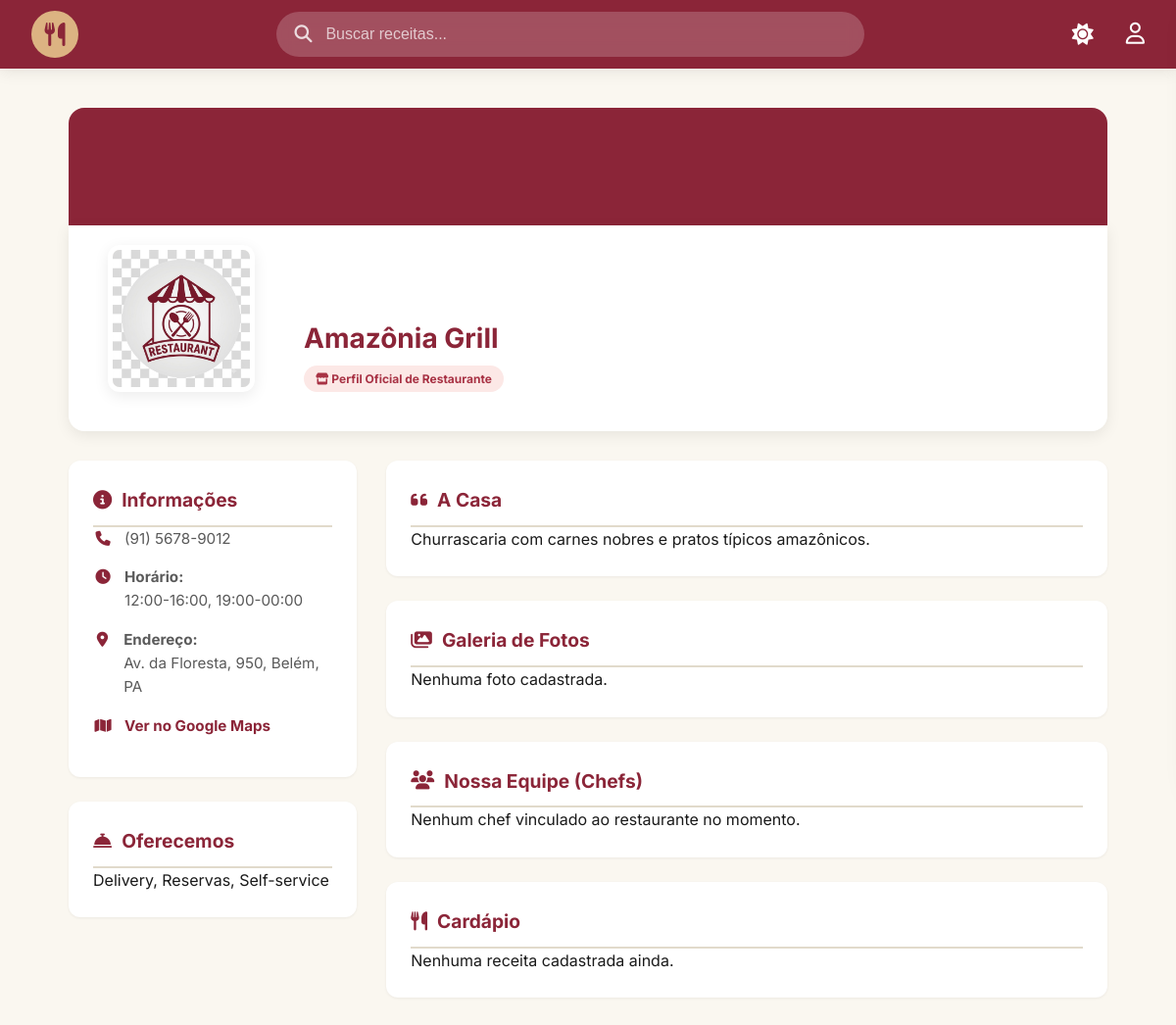
/views/restaurant_profile.php?id=9, run on the app's committed database.
### tables this page shows
CREATE TABLE restaurants (
    id INT AUTO_INCREMENT PRIMARY KEY,
    name VARCHAR(150) NOT NULL,
    email VARCHAR(150) UNIQUE NOT NULL,
    password VARCHAR(255) NOT NULL,
    phone VARCHAR(20),
    address TEXT,
    location_map_link VARCHAR(500),
    description TEXT,
    photo VARCHAR(255) DEFAULT 'default_restaurant.png',
    opening_hours VARCHAR(255),
    services_offered TEXT,
    menu_description TEXT,



    is_active BOOLEAN DEFAULT TRUE,
    created_at TIMESTAMP DEFAULT CURRENT_TIMESTAMP,
    updated_at TIMESTAMP DEFAULT CURRENT_TIMESTAMP ON UPDATE CURRENT_TIMESTAMP,
    deleted_at DATETIME
);

### config/database.php (called while the page is built, shortened)
<?php
class database {
    private static $conexao = null;
    public static function getConexao() {
        if (self::$conexao === null) {
            try {
                $dsn = "mysql:host=" . DB_HOST . ";dbname=" . DB_NAME . ";charset=utf8mb4";
                self::$conexao = new PDO($dsn, DB_USER, DB_PASS, [
                    PDO::ATTR_ERRMODE => PDO::ERRMODE_EXCEPTION,
                    PDO::ATTR_DEFAULT_FETCH_MODE => PDO::FETCH_ASSOC,
                    PDO::ATTR_EMULATE_PREPARES => false,
                ]);
            } catch (PDOException $e) {
                die("Erro de conexão: " . $e->getMessage());
            }
        }
        return self::$conexao;
    }
}

### models/dao/restaurantDAO.php (called while the page is built, shortened)
<?php
require_once dirname(__DIR__, 2) . '/config/database.php';
class RestaurantDAO {
    private $conn;
    public function __construct() {
        $this->conn = database::getConexao();
    }
    public function getById($id) {
        $query = "SELECT * FROM restaurants WHERE id = :id LIMIT 1";
        $stmt = $this->conn->prepare($query);
        $stmt->bindValue(':id', $id, PDO::PARAM_INT);
        $stmt->execute();
        return $stmt->fetch(PDO::FETCH_ASSOC);
    }
}

### views/restaurant_profile.php (the view, shortened to what this page needs)
<?php
require_once dirname(__DIR__) . '/base.php';
require_once dirname(__DIR__) . '/models/dao/restaurantDAO.php';
$id_perfil = $_GET['id'] ?? $_SESSION['user_id'] ?? null;
$restDAO = new RestaurantDAO();
$profile = $restDAO->getById($id_perfil);
$isObj = is_object($profile);
$nome = $isObj ? $profile->getName() : ($profile['name'] ?? 'Restaurante');
$foto = $isObj ? ($profile->getPhoto() ?: 'default.png') : ($profile['photo'] ?? 'default.png');
$telefone = $isObj && method_exists($profile, 'getPhone') ? $profile->getPhone() : ($profile['phone'] ?? '');
$endereco = $isObj && method_exists($profile, 'getAddress') ? $profile->getAddress() : ($profile['address'] ?? '');
$horario = $isObj && method_exists($profile, 'getOpeningHours') ? $profile->getOpeningHours() : ($profile['opening_hours'] ?? '');
$mapa = $isObj && method_exists($profile, 'getLocationMapLink') ? $profile->getLocationMapLink() : ($profile['location_map_link'] ?? '');
$servicos = $isObj && method_exists($profile, 'getServicesOffered') ? $profile->getServicesOffered() : ($profile['services_offered'] ?? '');
$descricao = $isObj && method_exists($profile, 'getDescription') ? $profile->getDescription() : ($profile['description'] ?? '');
$conn = database::getConexao();
$stmtG = $conn->prepare("SELECT image_path FROM restaurant_gallery WHERE restaurant_id = ?");
$stmtG->execute([$id_perfil]);
$galeria = $stmtG->fetchAll(PDO::FETCH_COLUMN);
$stmtC = $conn->prepare("
    SELECT c.id, c.name, c.photo
    FROM chef c
    JOIN restaurant_chefs rc ON c.id = rc.chef_id
    WHERE rc.restaurant_id = ?
");
$stmtC->execute([$id_perfil]);
$chefsVinculados = $stmtC->fetchAll(PDO::FETCH_ASSOC);
?>
<div class="profile-container">
    <div class="profile-banner"></div>
    <div class="profile-header-card">
        <img src="<?php echo $base_path; ?>static/assets/uploads/<?php echo htmlspecialchars($foto); ?>" alt="Logo do Restaurante" class="profile-avatar">
        <div class="profile-titles">
            <h1 style="margin: 0; font-size: 28px; font-weight: bold; color: var(--primary);">
                <?php echo htmlspecialchars($nome); ?>
            </h1>
            <div style="display: flex; gap: 10px; align-items: center; margin-top: 5px;">
                <span style="background: #fce8e6; color: #a83244; padding: 4px 12px; border-radius: 20px; font-size: 12px; font-weight: bold;">
                    <i class="fa-solid fa-store"></i> Perfil Oficial de Restaurante
                </span>
            </div>
        </div>
    </div>
    <div class="profile-body">
        <div class="sidebar">
            <div class="info-card">
                <h3><i class="fa-solid fa-circle-info"></i> Informações</h3>
                <ul class="contact-list">
                    <?php if(!empty($telefone)): ?>
                        <li><i class="fa-solid fa-phone"></i> <span><?php echo htmlspecialchars($telefone); ?></span></li>
                    <?php endif; ?>
                    <?php if(!empty($horario)): ?>
                        <li><i class="fa-solid fa-clock"></i> <span><strong>Horário:</strong><br><?php echo htmlspecialchars($horario); ?></span></li>
                    <?php endif; ?>
                    <?php if(!empty($endereco)): ?>
                        <li><i class="fa-solid fa-location-dot"></i> <span><strong>Endereço:</strong><br><?php echo htmlspecialchars($endereco); ?></span></li>
                    <?php endif; ?>
                    <?php if(!empty($mapa)): ?>
                        <li><i class="fa-solid fa-map"></i> <a href="<?php echo htmlspecialchars($mapa); ?>" target="_blank" style="color: #8b2538; font-weight: bold;">Ver no Google Maps</a></li>
                    <?php endif; ?>
                </ul>
            </div>
            <?php if(!empty($servicos)): ?>
            <div class="info-card">
                <h3><i class="fa-solid fa-bell-concierge"></i> Oferecemos</h3>
                <p style="line-height: 1.6; color: var(--text);"><?php echo nl2br(htmlspecialchars($servicos)); ?></p>
            </div>
            <?php endif; ?>
        </div>
        <div class="main-content">
            <?php if(!empty($descricao)): ?>
            <div class="info-card">
                <h3><i class="fa-solid fa-quote-left"></i> A Casa</h3>
                <p style="line-height: 1.6; color: var(--text);"><?php echo nl2br(htmlspecialchars($descricao)); ?></p>
            </div>
            <?php endif; ?>
            <div class="info-card">
                <h3><i class="fa-solid fa-images"></i> Galeria de Fotos</h3>
                <?php if(empty($galeria)): ?>
                    <p style="color: var(--text);">Nenhuma foto cadastrada.</p>
                <?php endif; ?>
            </div>
            <div class="info-card">
                <h3><i class="fa-solid fa-users"></i> Nossa Equipe (Chefs)</h3>
                <?php if(empty($chefsVinculados)): ?>
                    <p style="color: var(--text);">Nenhum chef vinculado ao restaurante no momento.</p>
                <?php endif; ?>
            </div>
            <div class="info-card">
                <h3><i class="fa-solid fa-utensils"></i> Cardápio</h3>
                <?php if (empty($menu)): ?>
                    <p style="color: var(--text);">Nenhuma receita cadastrada ainda.</p>
                <?php endif; ?>
            </div>
        </div>
    </div>
</div>

### static/style.css (style rules this page uses)
:root { --bg: #faf7f0; --surface: #ffffff; --text: #1a1a1a; --text-secondary:#5a5a5a; --primary: #8b2538; --primary-hover: #a12f45; --accent: #dcb382; --accent-hover: #c49b5e; --border: #e1dacb; --input-bg: #fafafa; --input-border: #ddd; --danger: #e74c3c; --danger-hover: #c0392b; --warning-bg: #fff3cd; --warning-text: #856404; --warning-border:#ffeeba; --success-bg: #d4edda; --success-text: #155724; --error-bg: #fde8e8; --error-text: #9b1c1c; --shadow-sm: 0 1px 3px rgba(0,0,0,0.06); --shadow-md: 0 4px 15px rgba(0,0,0,0.08); --shadow-lg: 0 10px 30px rgba(0,0,0,0.12); --transition: 0.25s ease-in-out; --radius-sm: 6px; --radius-md: 12px; --radius-lg: 24px; --max-width: 1280px; }
*, *::before, *::after { box-sizing: border-box; margin: 0; padding: 0; }
html { scroll-behavior: smooth; }
body { font-family: 'Inter', 'Segoe UI', Tahoma, Geneva, Verdana, sans-serif; background-color: var(--bg); color: var(--text); line-height: 1.6; transition: background-color var(--transition), color var(--transition); min-height: 100vh; display: flex; flex-direction: column; }
img { max-width: 100%; display: block; }
a { color: inherit; text-decoration: none; }
.profile-container { max-width: 1100px; margin: 40px auto; padding: 0 20px; }
.profile-banner { background: var(--primary); height: 200px; border-radius: 16px 16px 0 0; position: relative; }
.profile-header-card { background: var(--surface); border-radius: 0 0 16px 16px; padding: 20px 40px 40px; box-shadow: var(--shadow-md); display: flex; align-items: flex-end; margin-top: -80px; position: relative; z-index: 2; flex-wrap: wrap; gap: 20px; }
.profile-avatar { width: 150px; height: 150px; border-radius: 12px; border: 5px solid var(--surface); background: var(--bg); object-fit: cover; box-shadow: var(--shadow-md); }
.profile-titles { margin-left: 30px; flex-grow: 1; }
.profile-titles h1 { margin: 0; color: var(--text); font-size: 2.2rem; }
.profile-body { display: grid; grid-template-columns: 1fr 2.5fr; gap: 30px; margin-top: 30px; }
.info-card { background: var(--surface); border-radius: var(--radius-md); padding: 25px; box-shadow: var(--shadow-sm); margin-bottom: 25px; max-width: 1100px; }
.info-card h3 { color: var(--primary); margin-top: 0; border-bottom: 2px solid var(--border); padding-bottom: 10px; font-size: 1.2rem; display: flex; align-items: center; gap: 10px; }
.contact-list { list-style: none; padding: 0; margin: 0; }
.contact-list li { margin-bottom: 15px; display: flex; align-items: flex-start; gap: 12px; color: var(--text-secondary); font-size: 0.95rem; }
.contact-list i { color: var(--primary); margin-top: 4px; width: 20px; text-align: center; }

### data on the page
restaurants: photo (placeholder picture), name "Amazônia Grill", phone "(91) 5678-9012", opening_hours "12:00-16:00, 19:00-00:00", address "Av. da Floresta, 950, Belém, PA", services_offered "Delivery, Reservas, Self-service", description "Churrascaria com carnes nobres e pratos típicos amazônicos."
